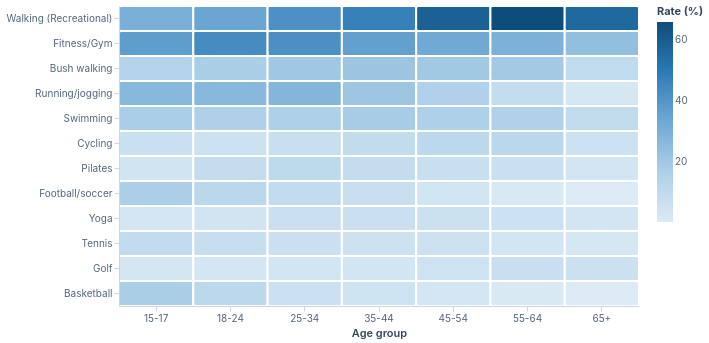

The specification (Vega-Lite) saved for this image:
### Vega-Lite specification from a JSON file in a GitHub repository (floating-point values rounded to 4 significant figures)
{"$schema": "https://vega.github.io/schema/vega-lite/v5.json", "width": 520, "height": 300, "data": {"values": [{"sport": "Walking (Recreational)", "age": "15-17", "pct": 30.35}, {"sport": "Walking (Recreational)", "age": "18-24", "pct": 34.19}, {"sport": "Walking (Recreational)", "age": "25-34", "pct": 41.86}, {"sport": "Walking (Recreational)", "age": "35-44", "pct": 47.55}, {"sport": "Walking (Recreational)", "age": "45-54", "pct": 58.67}, {"sport": "Walking (Recreational)", "age": "55-64", "pct": 66.03}, {"sport": "Walking (Recreational)", "age": "65+", "pct": 55.82}, {"sport": "Fitness/Gym", "age": "15-17", "pct": 37.32}, {"sport": "Fitness/Gym", "age": "18-24", "pct": 43.44}, {"sport": "Fitness/Gym", "age": "25-34", "pct": 42.06}, {"sport": "Fitness/Gym", "age": "35-44", "pct": 36.39}, {"sport": "Fitness/Gym", "age": "45-54", "pct": 32.93}, {"sport": "Fitness/Gym", "age": "55-64", "pct": 29.52}, {"sport": "Fitness/Gym", "age": "65+", "pct": 23.68}, {"sport": "Bush walking", "age": "15-17", "pct": 14.61}, {"sport": "Bush walking", "age": "18-24", "pct": 17.33}, {"sport": "Bush walking", "age": "25-34", "pct": 20.3}, {"sport": "Bush walking", "age": "35-44", "pct": 21.45}, {"sport": "Bush walking", "age": "45-54", "pct": 19.69}, {"sport": "Bush walking", "age": "55-64", "pct": 19.55}, {"sport": "Bush walking", "age": "65+", "pct": 9.568}, {"sport": "Running/jogging", "age": "15-17", "pct": 26.57}, {"sport": "Running/jogging", "age": "18-24", "pct": 26.65}, {"sport": "Running/jogging", "age": "25-34", "pct": 27.66}, {"sport": "Running/jogging", "age": "35-44", "pct": 20.85}, {"sport": "Running/jogging", "age": "45-54", "pct": 15.77}, {"sport": "Running/jogging", "age": "55-64", "pct": 8.462}, {"sport": "Running/jogging", "age": "65+", "pct": 1.838}, {"sport": "Swimming", "age": "15-17", "pct": 17.62}, {"sport": "Swimming", "age": "18-24", "pct": 16.34}, {"sport": "Swimming", "age": "25-34", "pct": 16.58}, {"sport": "Swimming", "age": "35-44", "pct": 18.31}, {"sport": "Swimming", "age": "45-54", "pct": 16.66}, {"sport": "Swimming", "age": "55-64", "pct": 15.99}, {"sport": "Swimming", "age": "65+", "pct": 9.735}, {"sport": "Cycling", "age": "15-17", "pct": 6.657}, {"sport": "Cycling", "age": "18-24", "pct": 5.59}, {"sport": "Cycling", "age": "25-34", "pct": 7.121}, {"sport": "Cycling", "age": "35-44", "pct": 9.259}, {"sport": "Cycling", "age": "45-54", "pct": 11.59}, {"sport": "Cycling", "age": "55-64", "pct": 11.95}, {"sport": "Cycling", "age": "65+", "pct": 5.576}, {"sport": "Pilates", "age": "15-17", "pct": 3.749}, {"sport": "Pilates", "age": "18-24", "pct": 8.757}, {"sport": "Pilates", "age": "25-34", "pct": 11.02}, {"sport": "Pilates", "age": "35-44", "pct": 8.713}, {"sport": "Pilates", "age": "45-54", "pct": 7.13}, {"sport": "Pilates", "age": "55-64", "pct": 6.259}, {"sport": "Pilates", "age": "65+", "pct": 3.191}, {"sport": "Football/soccer", "age": "15-17", "pct": 17.02}, {"sport": "Football/soccer", "age": "18-24", "pct": 12.33}, {"sport": "Football/soccer", "age": "25-34", "pct": 9.355}, {"sport": "Football/soccer", "age": "35-44", "pct": 6.942}, {"sport": "Football/soccer", "age": "45-54", "pct": 3.278}, {"sport": "Football/soccer", "age": "55-64", "pct": 0.955}, {"sport": "Football/soccer", "age": "65+", "pct": 0.136}, {"sport": "Yoga", "age": "15-17", "pct": 2.598}, {"sport": "Yoga", "age": "18-24", "pct": 3.606}, {"sport": "Yoga", "age": "25-34", "pct": 6.426}, {"sport": "Yoga", "age": "35-44", "pct": 6.284}, {"sport": "Yoga", "age": "45-54", "pct": 6.106}, {"sport": "Yoga", "age": "55-64", "pct": 5.569}, {"sport": "Yoga", "age": "65+", "pct": 3.165}, {"sport": "Tennis", "age": "15-17", "pct": 9.45}, {"sport": "Tennis", "age": "18-24", "pct": 7.484}, {"sport": "Tennis", "age": "25-34", "pct": 6.476}, {"sport": "Tennis", "age": "35-44", "pct": 5.281}, {"sport": "Tennis", "age": "45-54", "pct": 5.269}, {"sport": "Tennis", "age": "55-64", "pct": 3.289}, {"sport": "Tennis", "age": "65+", "pct": 1.915}, {"sport": "Golf", "age": "15-17", "pct": 2.375}, {"sport": "Golf", "age": "18-24", "pct": 2.76}, {"sport": "Golf", "age": "25-34", "pct": 3.539}, {"sport": "Golf", "age": "35-44", "pct": 3.403}, {"sport": "Golf", "age": "45-54", "pct": 4.833}, {"sport": "Golf", "age": "55-64", "pct": 6.889}, {"sport": "Golf", "age": "65+", "pct": 6.087}, {"sport": "Basketball", "age": "15-17", "pct": 17.28}, {"sport": "Basketball", "age": "18-24", "pct": 11.69}, {"sport": "Basketball", "age": "25-34", "pct": 6.163}, {"sport": "Basketball", "age": "35-44", "pct": 4.837}, {"sport": "Basketball", "age": "45-54", "pct": 2.617}, {"sport": "Basketball", "age": "55-64", "pct": 0.784}, {"sport": "Basketball", "age": "65+", "pct": 0.21}]}, "mark": {"type": "rect", "cornerRadius": 2, "stroke": "#ffffff", "strokeWidth": 2}, "encoding": {"y": {"field": "sport", "type": "nominal", "title": null, "sort": ["Walking (Recreational)", "Fitness/Gym", "Bush walking", "Running/jogging", "Swimming", "Cycling", "Pilates", "Football/soccer", "Yoga", "Tennis", "Golf", "Basketball"], "axis": {"labelFontSize": 10}}, "x": {"field": "age", "type": "ordinal", "title": "Age group", "sort": ["15-17", "18-24", "25-34", "35-44", "45-54", "55-64", "65+"], "axis": {"labelAngle": 0, "labelFontSize": 10}}, "color": {"field": "pct", "type": "quantitative", "title": "Rate (%)", "scale": {"range": ["#dbeaf5", "#aed0e8", "#6fa9d4", "#2b7bb5", "#0d4d7a"]}}, "tooltip": [{"field": "sport", "title": "Activity"}, {"field": "age", "title": "Age"}, {"field": "pct", "title": "Rate (%)", "format": ".1f"}]}, "config": {"font": "Inter, sans-serif", "view": {"stroke": null}, "background": "transparent", "axis": {"labelFont": "Inter", "titleFont": "Inter", "labelColor": "#54657a", "titleColor": "#36475c", "titleFontWeight": 600, "titleFontSize": 11, "labelFontSize": 10, "gridColor": "#e6edf4", "domainColor": "#cbd6e2", "tickColor": "#cbd6e2"}, "legend": {"labelFont": "Inter", "titleFont": "Inter", "labelColor": "#54657a", "titleColor": "#36475c", "titleFontSize": 11, "labelFontSize": 10}, "title": {"font": "Merriweather", "fontSize": 13, "color": "#0d2137", "anchor": "start", "fontWeight": 700}}}
